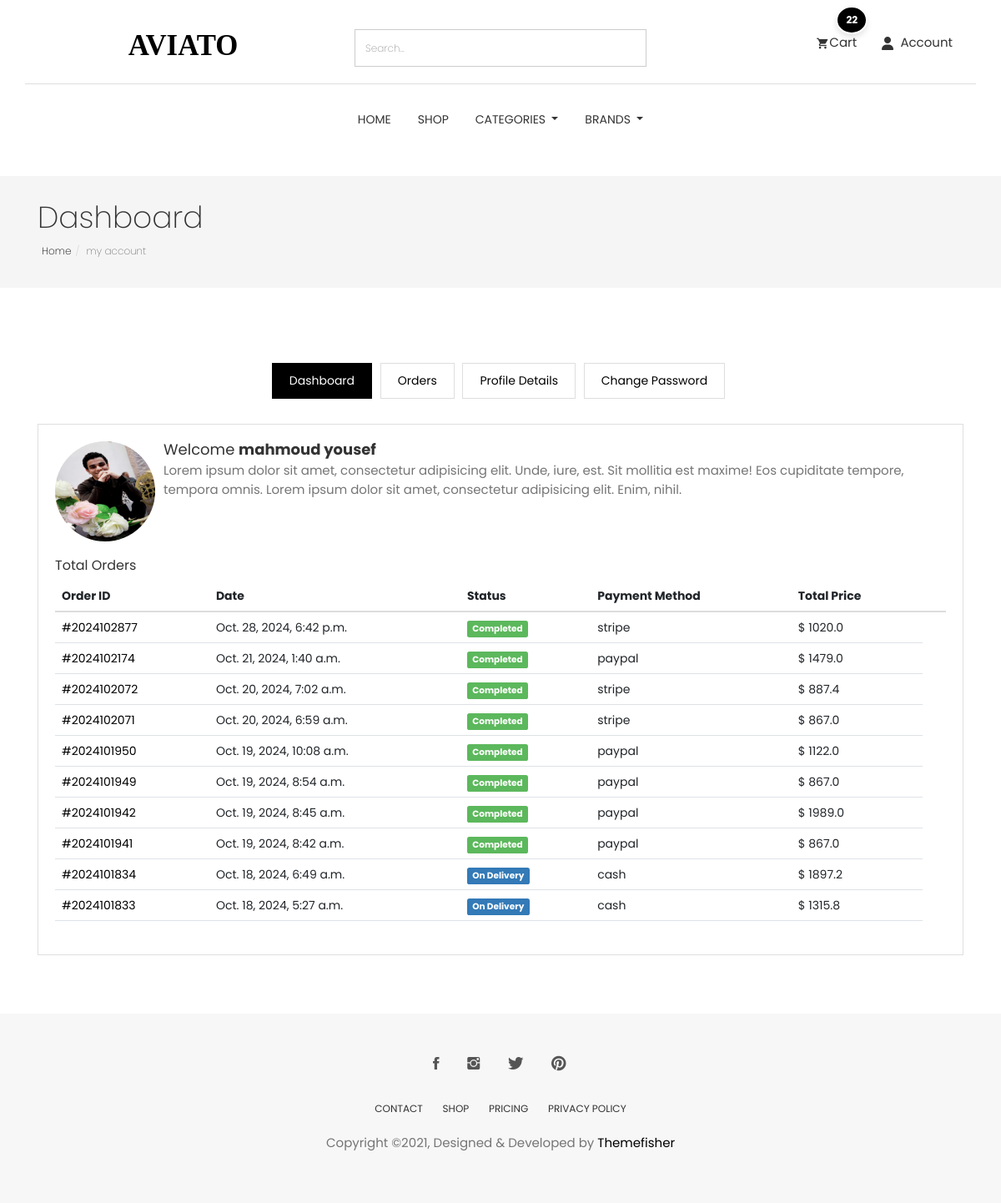
The page /accounts/dashboard/ (signed in) on the database as committed earlier.
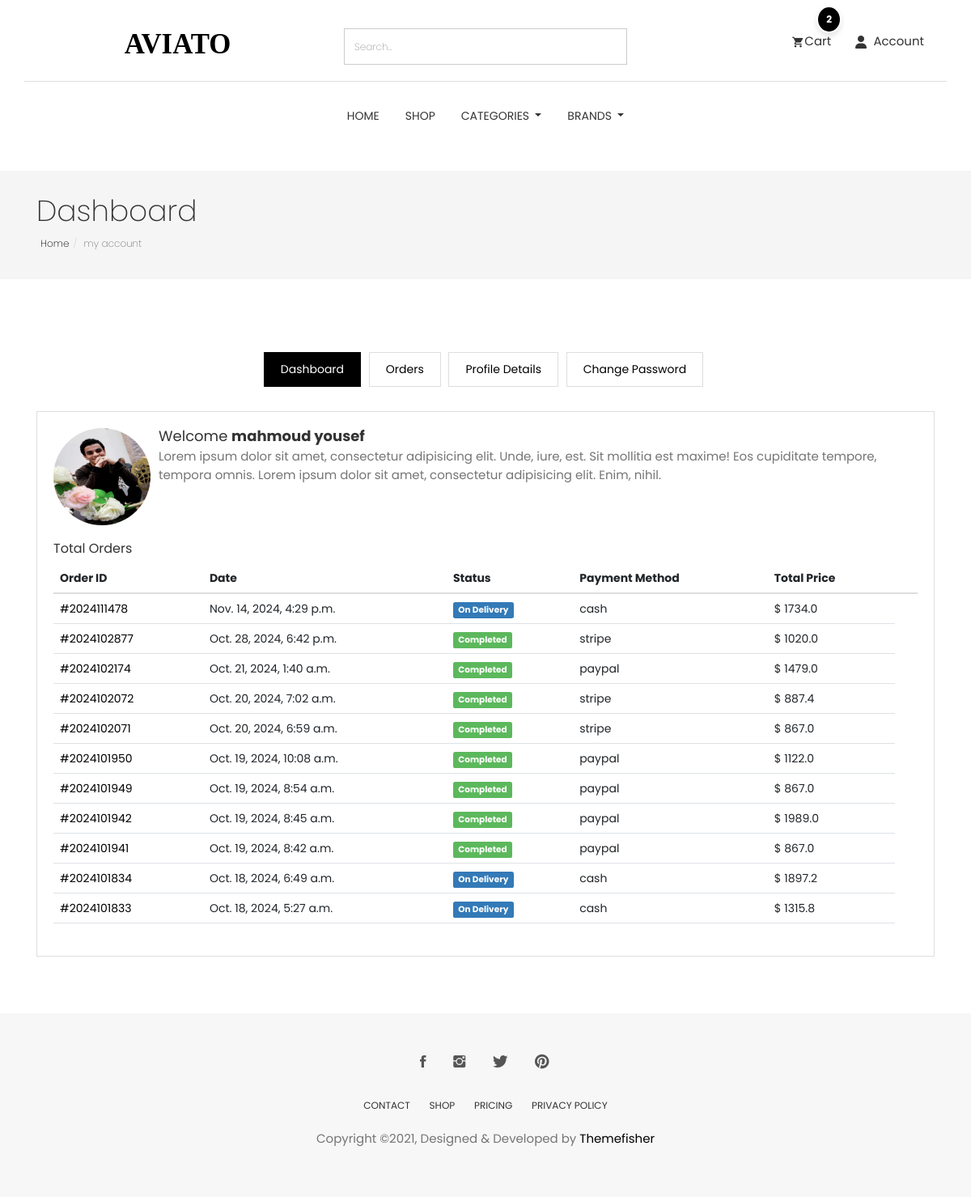
The same page on the database as committed later.
### order/models.py (models this page shows, shortened)
class Order(models.Model):
    STATUS = (
        ('New', 'New'),
        ('On Delivery', 'On Delivery'),  # Add On Delivery status here
        ('Completed', 'Completed'),
        ('Cancelled', 'Cancelled'),
    )
    user = models.ForeignKey(User, verbose_name=_("user order"),on_delete=models.SET_NULL , null=True)
    payment = models.ForeignKey(Payment,  verbose_name=_("payment order"),on_delete=models.SET_NULL ,blank=True , null=True)
    order_number = models.CharField(_("order_number"),max_length=50)
    first_name = models.CharField(_("first_name"),max_length=50)
    last_name = models.CharField(_("last_name"),max_length=50)
    phone = models.CharField(_("phone"),max_length=50)
    zip_code = models.CharField(_("zip_code"),max_length=50,blank=True)
    email = models.EmailField(_("email"), max_length=254)
    address_line_1 = models.CharField(_("address_line_1"), max_length=50)
    address_line_2 = models.CharField(_("address_line_2"), max_length=50 , blank=True)
    country = models.CharField(_("country"), max_length=50 )
    state = models.CharField(_("state"), max_length=50 )
    payment_method = models.CharField(_("payment_method"), max_length=50 )
    city = models.CharField(_("city"), max_length=50 )
    order_note = models.CharField(_("order_note"), max_length=1000 , blank=True)
    order_total = models.FloatField(_("order_total"),)
    tax = models.FloatField(_("tax"),)
    status = models.CharField(_("status"),choices=STATUS,default='New' , max_length=15)
    ip = models.CharField(_("ip"),max_length=50  ,blank=True)
    is_orderd = models.BooleanField(_("is_orderd"),default=False)
    created_at = models.DateTimeField(_("created_at"), default=timezone.now)
    updated_at = models.DateTimeField(_("updated_at"),default=timezone.now)
    class Meta:
        verbose_name = _("Orders")
        verbose_name_plural = _("Orders")

### accounts/views.py (the view)
# urls.py: path('dashboard/' , views.dashboard , name="dashboard" ),
@login_required(login_url='login')
def dashboard(request):
    profile=Profile.objects.get(user=request.user)
    orders = Order.objects.order_by('-created_at').filter(user_id=request.user.id,is_orderd=True)
    orders_count = orders.count()
    return render(request,'profile/dashboard.html',{
        'profile':profile,
        'orders':orders,
        'orders_count':orders_count,
    })

### accounts/models.py (called while the page is built)
    @property
    def full_name(self):
        return f'{self.user.first_name} {self.user.last_name}'

### cart/models.py (called while the page is built)
    def sub_total(self):
        return self.product.price * self.quantity

### category/category_context.py (called while the page is built)
def nav_links(request):
    categories_nav = Category.objects.all()
    subcategories_nav = Subcategory.objects.all()
    brands_nav = Brand.objects.all()
    context = {
        'categories_nav':categories_nav,
        'brands_nav':brands_nav,
        'subcategories_nav':subcategories_nav,
    }
    return context

### category/models.py (called while the page is built)
    def get_url(self):
        return reverse('products_by_subcategory',args=[self.id])

### store/models.py (called while the page is built)
    def get_url(self):
        return reverse('products_by_brand',args=[self.id])

    def __str__(self):
        return self.name

### accounts/templates/profile/dashboard.html (shortened to what this page needs)
{% extends "base.html" %}
{% load static %}
{% block body %}
<section class="page-header">
	<div class="container">
		<div class="row">
			<div class="col-md-12">
				<div class="content">
					<h1 class="page-name">Dashboard</h1>
					<ol class="breadcrumb">
						<li><a href="/">Home</a></li>
						<li class="active">my account</li>
					</ol>
				</div>
			</div>
		</div>
	</div>
</section>
<section class="user-dashboard page-wrapper">
	<div class="container">
		<div class="row">
			<div class="col-md-12">
				<ul class="list-inline dashboard-menu text-center">
					<li><a class="active" href="{% url 'dashboard' %}">Dashboard</a></li>
					<li><a href="{% url 'orders'%}">Orders</a></li>
					<li><a href="{% url 'profile' %}">Profile Details</a></li>
                    <li><a href="{% url 'change_password' %}">Change Password</a></li>
				</ul>
				<div class="dashboard-wrapper user-dashboard">
					<div class="media">
						<div class="pull-left">
							<img class="media-object user-img" src="{% if profile.image %} {{profile.image.url}} {% endif %}" alt="Image">
						</div>
						<div class="media-body">
							<h2 class="media-heading">Welcome <strong>{{profile.full_name}}</strong></h2>
							<p>Lorem ipsum dolor sit amet, consectetur adipisicing elit. Unde, iure, est. Sit mollitia est maxime! Eos
								cupiditate tempore, tempora omnis. Lorem ipsum dolor sit amet, consectetur adipisicing elit. Enim, nihil. </p>
						</div>
					</div>
					<div class="total-order mt-20">
						<h4>Total Orders</h4>
						<div class="table-responsive">
							<table class="table">
								<thead>
									<tr>
										<th>Order ID</th>
										<th>Date</th>
										<th>Status</th>
										<th>Payment Method</th>
										<th>Total Price</th>
										<th></th>
									</tr>
								</thead>
								<tbody>
									{% for order in orders %}
									<tr>
										<td><a href="{% url 'order_detail' order.order_number %}">#{{order.order_number}}</a></td>
										<td>{{order.created_at}}</td>
										{% if order.status == "On Delivery" %}
									<td><span class="label label-primary">{{order.status}}</span></td>
                                    {% elif order.status == "Completed" %}
                                    <td><span class="label label-success">{{order.status}}</span></td>
                                    {% elif order.status == "Cancelled" %}
                                    <td><span class="label label-danger">{{order.status}}</span></td>
                                    {% elif order.status == "New" %}
                                    <td><span class="label label-info">{{order.status}}</span></td>
                                    {% endif %}
										<td>{{order.payment_method}}</td>
										<td>$ {{order.order_total}}</td>
									</tr>
									{% endfor %}
								</tbody>
							</table>
						</div>
					</div>
				</div>
			</div>
		</div>
	</div>
</section>
{% endblock body %}

Rows that differ between the two databases and show on the page:
added Order: order_number "2024111478", created_at "Nov. 14, 2024, 4:29 p.m.", status "On Delivery", payment_method "cash", order_total "1734.0"
Other text that changed with them:
{{ quantity }}: "22" → "2"
